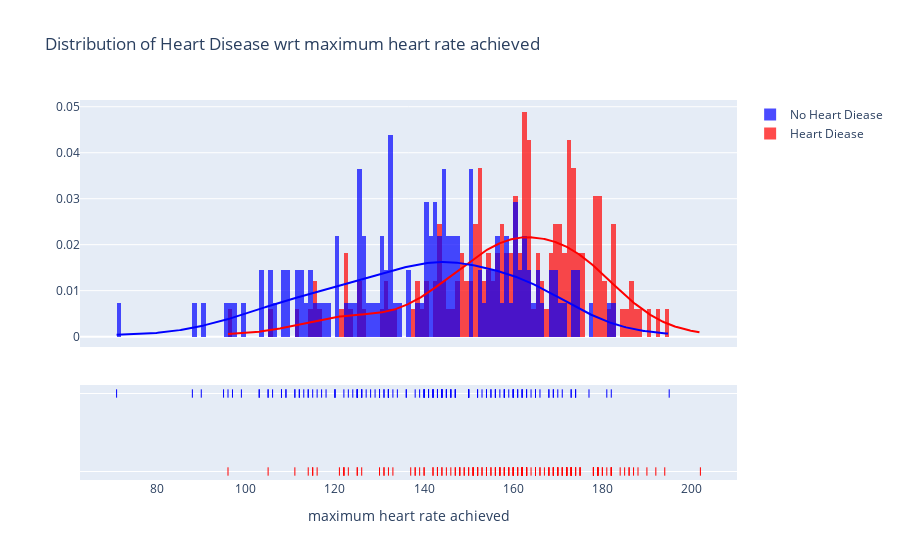

The code cell stored with this chart in its notebook:
### Code cell
ff_age = ff.create_distplot([heart_df[heart_df.output==1].thalachh, heart_df[heart_df.output==0].thalachh],
                           ['Heart Diease', 'No Heart Diease'], colors=['red', 'blue'])
ff_age.update_layout(title='Distribution of Heart Disease wrt maximum heart rate achieved', xaxis_title='maximum heart rate achieved')
ff_age.show()

### Figure 1 — Plotly figure (JSON) as saved in the notebook; plotly's stock layout.template omitted (floating-point values rounded to 4 significant figures; data arrays with more than 128 entries replaced by an {"elided": "..."} marker saying what was removed)
{"data": [{"histnorm": "probability density", "legendgroup": "Heart Diease", "marker": {"color": "red"}, "name": "Heart Diease", "opacity": 0.7, "type": "histogram", "x": {"elided": "165 int values"}, "xaxis": "x", "xbins": {"end": 202, "size": 1, "start": 96}, "yaxis": "y"}, {"histnorm": "probability density", "legendgroup": "No Heart Diease", "marker": {"color": "blue"}, "name": "No Heart Diease", "opacity": 0.7, "type": "histogram", "x": {"elided": "138 int values"}, "xaxis": "x", "xbins": {"end": 195, "size": 1, "start": 71}, "yaxis": "y"}, {"legendgroup": "Heart Diease", "marker": {"color": "red"}, "mode": "lines", "name": "Heart Diease", "showlegend": false, "type": "scatter", "x": {"elided": "500 float values"}, "xaxis": "x", "y": {"elided": "500 float values"}, "yaxis": "y"}, {"legendgroup": "No Heart Diease", "marker": {"color": "blue"}, "mode": "lines", "name": "No Heart Diease", "showlegend": false, "type": "scatter", "x": {"elided": "500 float values"}, "xaxis": "x", "y": {"elided": "500 float values"}, "yaxis": "y"}, {"legendgroup": "Heart Diease", "marker": {"color": "red", "symbol": "line-ns-open"}, "mode": "markers", "name": "Heart Diease", "showlegend": false, "type": "scatter", "x": {"elided": "165 int values"}, "xaxis": "x", "y": {"elided": "165 str values"}, "yaxis": "y2"}, {"legendgroup": "No Heart Diease", "marker": {"color": "blue", "symbol": "line-ns-open"}, "mode": "markers", "name": "No Heart Diease", "showlegend": false, "type": "scatter", "x": {"elided": "138 int values"}, "xaxis": "x", "y": {"elided": "138 str values"}, "yaxis": "y2"}], "layout": {"autosize": true, "barmode": "overlay", "hovermode": "closest", "legend": {"traceorder": "reversed"}, "title": {"text": "Distribution of Heart Disease wrt maximum heart rate achieved"}, "xaxis": {"anchor": "y2", "autorange": true, "domain": [0, 1], "range": [63.0, 210.0], "title": {"text": "maximum heart rate achieved"}, "type": "linear", "zeroline": false}, "yaxis": {"anchor": "free", "autorange": true, "domain": [0.35, 1], "position": 0, "range": [-0.002256, 0.05147], "type": "linear"}, "yaxis2": {"anchor": "x", "autorange": true, "domain": [0, 0.25], "dtick": 1, "range": [-0.1818, 1.182], "showticklabels": false, "type": "category"}}}
